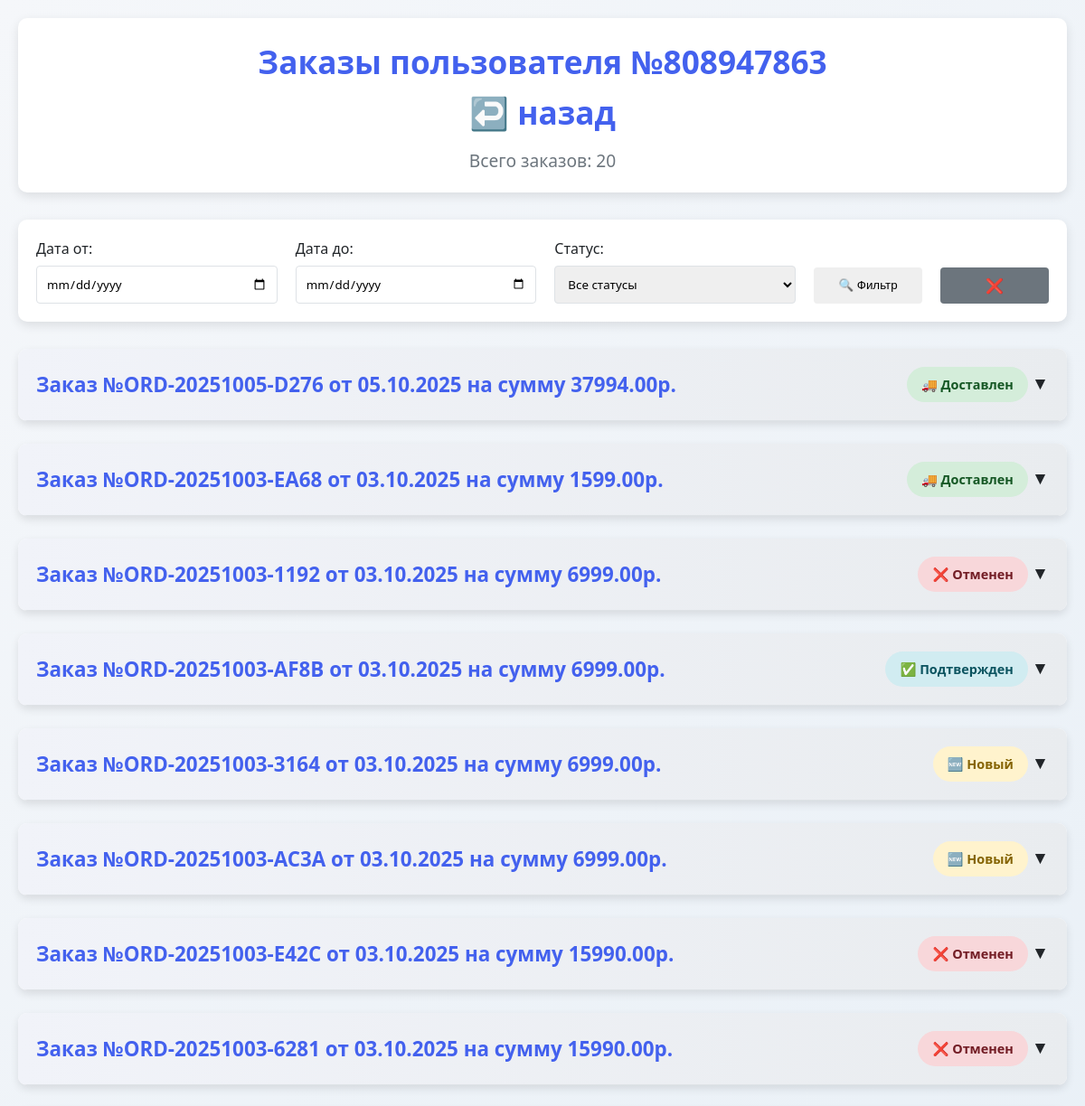
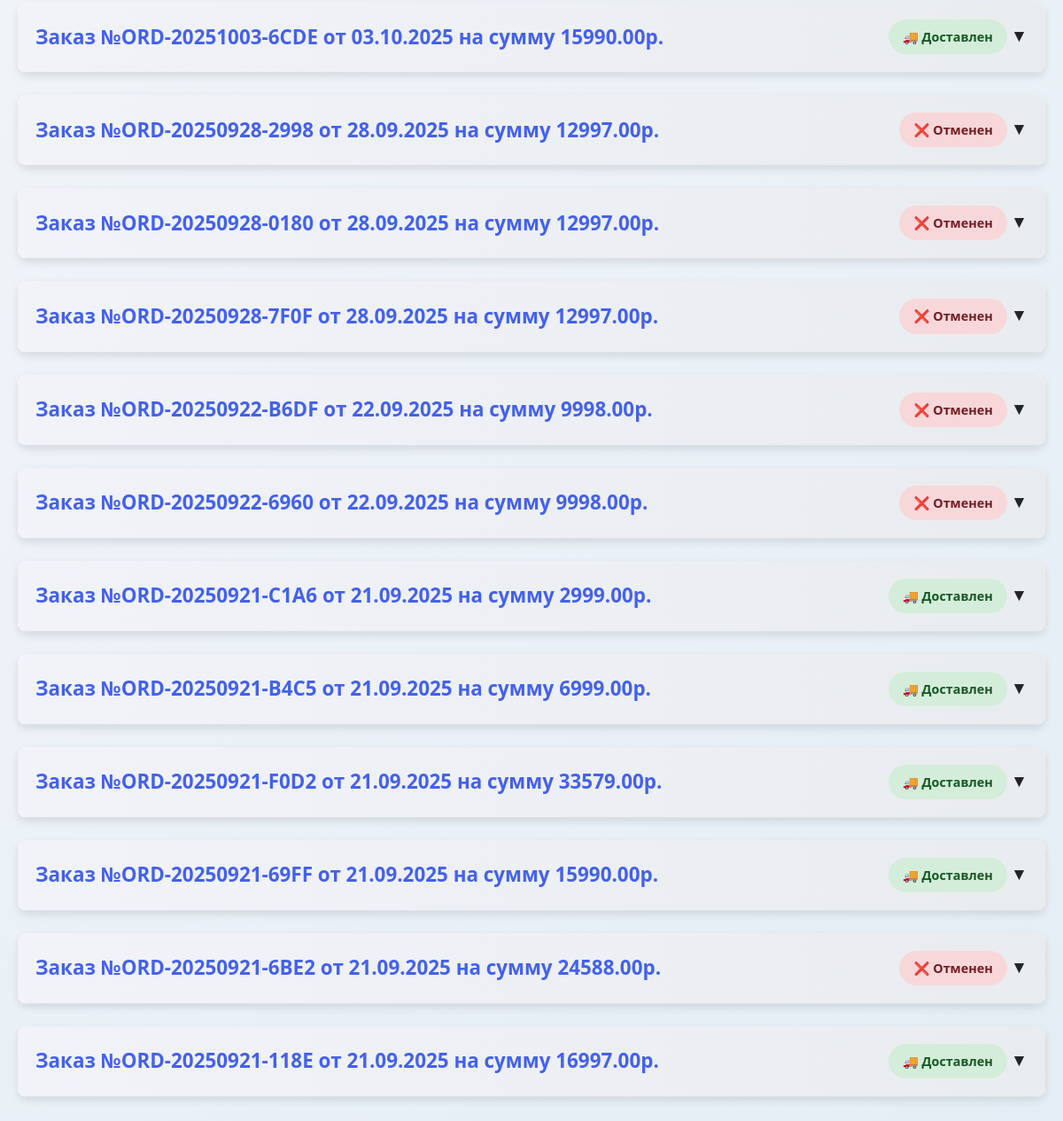
Page /orders/orders-page/user-orders/?user_id=808947863 on the committed database (2 pictures, top to bottom).
### database/models.py (models this page shows)
class Order(Base):
    __tablename__ = 'orders'
    id = Column(Integer, primary_key=True, index=True)
    user_id = Column(Integer, nullable=False)
    created_at = Column(DateTime, default=lambda: datetime.now(timezone(timedelta(hours=3))))
    status = Column(String(50), default="new")  # new / confirmed / delivered / cancelled
    total_amount = Column(Float, nullable=False)
    customer_name = Column(String(100))
    customer_phone = Column(String(20))
    customer_address = Column(String(300))
    delivery_method = Column(String(50))
    order_number = Column(String(20), unique=True, nullable=False)
    items = relationship("OrderItem", back_populates="order")

### api/routes/orders.py (the view)
@router.get("/orders-page/user-orders/", response_class=HTMLResponse)
def get_user_orders(
        request: Request,
        user_id: int = Query(None, description="ID пользователя"),
        date_from: str = Query(None),
        date_to: str = Query(None),
        status: str = Query(None),
        db: Session = Depends(get_db)
):
    query = db.query(Order).options(
        joinedload(Order.items).joinedload(OrderItem.product)  # ← загружаем товары
    )
    if user_id:
        query = query.filter(Order.user_id == user_id)
    if date_from:
        try:
            date_from_obj = datetime.strptime(date_from, "%Y-%m-%d")
            query = query.filter(Order.created_at >= date_from_obj)
        except ValueError:
            pass
    if date_to:
        try:
            date_to_obj = datetime.strptime(date_to, "%Y-%m-%d")
            date_to_obj = date_to_obj.replace(hour=23, minute=59, second=59)
            query = query.filter(Order.created_at <= date_to_obj)
        except ValueError:
            pass
    if status:
        query = query.filter(Order.status == status)
    orders = query.order_by(Order.created_at.desc()).all()
    for order in orders:
        for item in order.items:
            if hasattr(item, 'product') and item.product:
                item.product_name = item.product.name
            else:
                item.product_name = "Товар не найден"
    return templates.TemplateResponse("orders.html", {
        "request": request,
        "orders": orders,
        "date_from": date_from,
        "date_to": date_to,
        "status": status
    })

### templates/orders.html (shortened to what this page needs)
<!DOCTYPE html>
<html lang="ru">
<head>
</head>
<body>
<div class="container">
    <header>
        <h1>
            <a href="/orders/orders-page/" style="text-decoration: none; color: inherit;">
                {% if request.query_params.get('user_id') %}
                Заказы пользователя №{{ request.query_params.get('user_id') }}<br>
                ↩️ назад
                {% else %}
                Управление заказами
                {% endif %}
            </a>
        </h1>
        <p class="summary">Всего заказов: {{ orders|length }}</p>
    </header>
    <div class="filters">
        <form id="filter-form" method="GET">
            <div class="filter-row">
                <div class="filter-group">
                    <label for="date_from">Дата от:</label>
                    <input type="date" id="date_from" name="date_from"
                           value="{{ request.query_params.get('date_from', '') }}">
                </div>
                <div class="filter-group">
                    <label for="date_to">Дата до:</label>
                    <input type="date" id="date_to" name="date_to"
                           value="{{ request.query_params.get('date_to', '') }}">
                </div>
                <div class="filter-group">
                    <label for="status">Статус:</label>
                    <select id="status" name="status">
                        <option value="">Все статусы</option>
                    </select>
                </div>
                <button type="submit" class="filter-button">🔍 Фильтр</button>
                <a href="/orders/orders-page/user-orders/{% if request.query_params.get('user_id') %}?user_id={{ request.query_params.get('user_id') }}{% endif %}"
                   class="filter-button" style="text-decoration:none; background-color: var(--gray);">❌</a>
            </div>
        </form>
    </div>
    {% for order in orders %}
    <div class="order" data-order-id="{{ order.id }}" onclick="toggleOrderDetails(this)">
        <div class="order-header">
            <div class="order-number">Заказ №{{ order.order_number }} от {{ order.created_at.strftime('%d.%m.%Y') }} на
                сумму {{ "%.2f"|format(order.total_amount) }}р.
            </div>
            <div>
                <div class="order-status status-{{ order.status }}">
                    {% if order.status == 'new' %}🆕 Новый
                    {% elif order.status == 'confirmed' %}✅ Подтвержден
                    {% elif order.status == 'cancelled' %}❌ Отменен
                    {% elif order.status == 'delivered' %}🚚 Доставлен
                    {% else %}{{ order.status }}{% endif %}
                </div>
                <span class="toggle-icon">▼</span>
            </div>
        </div>
    </div>
    {% else %}
    <div style="text-align: center; padding: 40px; background: white; border-radius: var(--radius); box-shadow: 0 4px 12px var(--shadow);">
        <h3>📭 Нет заказов</h3>
        <p>Заказов пока не поступало.</p>
    </div>
    {% endfor %}
</div>
</body>
</html>

### templates/orders.html (style rules this page uses)
:root { --primary: #4361ee; --success: #4cc9f0; --warning: #f72585; --danger: #e63946; --light: #f8f9fa; --dark: #212529; --gray: #6c757d; --border: #dee2e6; --shadow: rgba(0, 0, 0, 0.1); --radius: 10px; }
* { margin: 0; padding: 0; box-sizing: border-box; }
.filters { background: white; border-radius: var(--radius); box-shadow: 0 4px 12px var(--shadow); padding: 20px; margin-bottom: 30px; }
.filter-row { display: flex; flex-wrap: wrap; gap: 20px; align-items: end; }
.filter-group { display: flex; flex-direction: column; flex: 1; min-width: 200px; }
.filter-group label { font-weight: 500; margin-bottom: 5px; color: var(--dark); }
.filter-group input, .filter-group select { padding: 10px; border: 1px solid var(--border); border-radius: 4px; font-family: inherit; }
.filter-button { height: 40px; line-height: 40px; text-align: center; padding: 0 20px; border: none; border-radius: 4px; font-weight: 500; cursor: pointer; width: 120px; box-sizing: border-box; }
body { font-family: 'Segoe UI', Tahoma, Geneva, Verdana, sans-serif; background: linear-gradient(135deg, #f5f7fa 0%, #e4edf5 100%); color: var(--dark); padding: 20px; line-height: 1.6; }
.container { max-width: 1200px; margin: 0 auto; }
header { text-align: center; margin-bottom: 30px; padding: 20px; background: white; border-radius: var(--radius); box-shadow: 0 4px 12px var(--shadow); }
h1 { font-size: 2.2rem; color: var(--primary); margin-bottom: 10px; }
.summary { font-size: 1.2rem; color: var(--gray); }
.order { background: white; border-radius: var(--radius); box-shadow: 0 4px 10px var(--shadow); margin-bottom: 25px; overflow: hidden; transition: transform 0.3s ease, box-shadow 0.3s ease; cursor: pointer; }
.order-header { display: flex; justify-content: space-between; align-items: center; padding: 20px; background: linear-gradient(to right, #f1f3f9, #e9ecef); border-bottom: 1px solid var(--border); }
.order-number { font-weight: bold; font-size: 1.4rem; color: var(--primary); }
.order-status { padding: 8px 16px; border-radius: 20px; font-weight: bold; font-size: 0.9rem; text-align: center; display: inline-block; }
.status-new { background: #fff3cd; color: #856404; }
.status-confirmed { background: #d1ecf1; color: #0c5460; }
.status-cancelled { background: #f8d7da; color: #721c24; }
.status-delivered { background: #d4edda; color: #155724; }
.toggle-icon { font-size: 1.2rem; transition: transform 0.3s ease; }

### rows in the picture
Order: order_number "ORD-20251005-D276", created_at "05.10.2025", total_amount "37994.00", status "🚚 Доставлен"
Order: order_number "ORD-20251003-EA68", created_at "03.10.2025", total_amount "1599.00", status "🚚 Доставлен"
Order: order_number "ORD-20251003-1192", created_at "03.10.2025", total_amount "6999.00", status "❌ Отменен"
Order: order_number "ORD-20251003-AF8B", created_at "03.10.2025", total_amount "6999.00", status "✅ Подтвержден"
Order: order_number "ORD-20251003-3164", created_at "03.10.2025", total_amount "6999.00", status "🆕 Новый"
Order: order_number "ORD-20251003-AC3A", created_at "03.10.2025", total_amount "6999.00", status "🆕 Новый"
Order: order_number "ORD-20251003-E42C", created_at "03.10.2025", total_amount "15990.00", status "❌ Отменен"
Order: order_number "ORD-20251003-6281", created_at "03.10.2025", total_amount "15990.00", status "❌ Отменен"
Order: order_number "ORD-20251003-6CDE", created_at "03.10.2025", total_amount "15990.00", status "🚚 Доставлен"
Order: order_number "ORD-20250928-2998", created_at "28.09.2025", total_amount "12997.00", status "❌ Отменен"
Order: order_number "ORD-20250928-0180", created_at "28.09.2025", total_amount "12997.00", status "❌ Отменен"
Order: order_number "ORD-20250928-7F0F", created_at "28.09.2025", total_amount "12997.00", status "❌ Отменен"
Order: order_number "ORD-20250922-B6DF", created_at "22.09.2025", total_amount "9998.00", status "❌ Отменен"
Order: order_number "ORD-20250922-6960", created_at "22.09.2025", total_amount "9998.00", status "❌ Отменен"
Order: order_number "ORD-20250921-C1A6", created_at "21.09.2025", total_amount "2999.00", status "🚚 Доставлен"
Order: order_number "ORD-20250921-B4C5", created_at "21.09.2025", total_amount "6999.00", status "🚚 Доставлен"
Order: order_number "ORD-20250921-F0D2", created_at "21.09.2025", total_amount "33579.00", status "🚚 Доставлен"
Order: order_number "ORD-20250921-69FF", created_at "21.09.2025", total_amount "15990.00", status "🚚 Доставлен"
Order: order_number "ORD-20250921-6BE2", created_at "21.09.2025", total_amount "24588.00", status "❌ Отменен"
Order: order_number "ORD-20250921-118E", created_at "21.09.2025", total_amount "16997.00", status "🚚 Доставлен"

### other values in the picture
{{ request.query_params.get('user_id') }} "808947863"
{{ orders|length }} "20"
